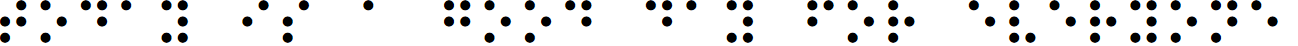
#> input picture input/today_Is_A_Good_Day_For_Everyone.png, 1298 x 46 px
$ python braille_reader_v2.py
#> lines starting #> are read from the running program, lines starting #| are printed output that depends on the picture; after the words box and inside, x2 and y2 are one past the last pixel; in counts of white or black regions, pixels touching at a corner belong together
### braille_maryna.py
from imutils.perspective import four_point_transform as FPT
from collections import Counter
from skimage import io
import numpy as np
import imutils
import cv2
import re


# Braille Unicode patterns (6-dot)
braille_patterns = {
    '100000': '⠁', '001000': '⠂', '101000': '⠃', '000010': '⠄',
    '100010': '⠅', '001010': '⠆', '101010': '⠇', '010000': '⠈',
    '110000': '⠉', '011000': '⠊', '111000': '⠋', '010010': '⠌',
    '110010': '⠍', '011010': '⠎', '111010': '⠏', '000100': '⠐',
    '100100': '⠑', '001100': '⠒', '101100': '⠓', '000110': '⠔',
    '100110': '⠕', '001110': '⠖', '101110': '⠗', '010100': '⠘',
    '110100': '⠙', '011100': '⠚', '111100': '⠛', '010110': '⠜',
    '110110': '⠝', '011110': '⠞', '111110': '⠟', '000001': '⠠',
    '100001': '⠡', '001001': '⠢', '101001': '⠣', '000011': '⠤',
    '100011': '⠥', '001011': '⠦', '101011': '⠧', '010001': '⠨',
    '110001': '⠩', '011001': '⠪', '111001': '⠫', '010011': '⠬',
    '110011': '⠭', '011011': '⠮', '111011': '⠯', '000101': '⠰',
    '100101': '⠱', '001101': '⠲', '101101': '⠳', '000111': '⠴',
    '100111': '⠵', '001111': '⠶', '101111': '⠷', '010101': '⠸',
    '110101': '⠹', '011101': '⠺', '111101': '⠻', '010111': '⠼',
    '110111': '⠽', '011111': '⠾', '111111': '⠿', '000000': ' '
}

def braille_image_to_braille_text(url, iter=0, width=3000):
    """
  Convert a Braille image to text.

  Parameters:
  url (str): URL of the image containing Braille text
  iter (int): Number of iterations for erosion/dilation (default 0)
  width (int): Target width to resize the image (default 1500)

  Returns:
  str: Translated text from the Braille image
  """

    def get_image(url, iter=0, width=None):
        image = io.imread(url)
        if width:
            image = imutils.resize(image, width)
        gray = cv2.cvtColor(image, cv2.COLOR_BGR2GRAY)
        blurred = cv2.GaussianBlur(gray, (5, 5), 0)
        edged = cv2.Canny(blurred, 75, 200)
        thresh = cv2.threshold(gray, 0, 255, cv2.THRESH_BINARY_INV | cv2.THRESH_OTSU)[1]
        kernel = np.ones((5, 5), np.uint8)
        thresh = cv2.erode(thresh, kernel, iterations=iter)
        thresh = cv2.dilate(thresh, kernel, iterations=iter)
        ctrs = cv2.findContours(thresh.copy(), cv2.RETR_EXTERNAL, cv2.CHAIN_APPROX_SIMPLE)
        ctrs = imutils.grab_contours(ctrs)
        return image, ctrs, image.copy(), gray, edged, thresh

    def get_diameter(ctrs):
        boundingBoxes = [list(cv2.boundingRect(c)) for c in ctrs]
        c = Counter([i[2] for i in boundingBoxes])
        mode = c.most_common(1)[0][0]
        return mode if mode > 1 else c.most_common(2)[1][0]

    def get_circles(ctrs, diam):
        questionCtrs = []
        for c in ctrs:
            (x, y, w, h) = cv2.boundingRect(c)
            ar = w / float(h)
            if diam * 0.8 <= w <= diam * 1.2 and 0.8 <= ar <= 1.2:
                questionCtrs.append(c)
        return questionCtrs

    def sort_contours(ctrs, diam, image):
        BB = [list(cv2.boundingRect(c)) for c in ctrs]
        tol = 0.7 * diam

        def sort(i):
            S = sorted(BB, key=lambda x: x[i])
            s = [b[i] for b in S]
            m = s[0]
            for b in S:
                if m - tol < b[i] < m or m < b[i] < m + tol:
                    b[i] = m
                elif b[i] > m + diam:
                    for e in s[s.index(m):]:
                        if e > m + diam:
                            m = e
                            break
            return sorted(set(s))

        xs = sort(0)
        ys = sort(1)
        (ctrs, BB) = zip(*sorted(zip(ctrs, BB), key=lambda b: b[1][1] * len(image) + b[1][0]))
        return ctrs, BB, xs, ys

    def get_spacing(boundingBoxes, xs, diam):
        def spacing(x):
            space = []
            coor = [b[x] for b in boundingBoxes]
            for i in range(len(coor) - 1):
                c = coor[i + 1] - coor[i]
                if c > diam // 2:
                    space.append(c)
            return sorted(list(set(space)))

        spacingX = spacing(0)
        spacingY = spacing(1)

        m = min(spacingX)
        d1 = spacingX[0]
        d2 = 0
        d3 = 0

        for x in spacingX:
            if d2 == 0 and x > d1 * 1.3:
                d2 = x
            if d2 > 0 and x > d2 * 1.3:
                d3 = x
                break

        linesV = []
        prev = 0
        linesV.append(min(xs) - (d2 - diam) / 2)

        for i in range(1, len(xs)):
            diff = xs[i] - xs[i - 1]
            if i == 1 and d2 * 0.9 < diff:
                linesV.append(min(xs) - d2 - diam / 2)
                prev = 1
            if d1 * 0.8 < diff < d1 * 1.2:
                linesV.append(xs[i - 1] + diam + (d1 - diam) / 2)
                prev = 1
            elif d2 * 0.8 < diff < d2 * 1.1:
                linesV.append(xs[i - 1] + diam + (d2 - diam) / 2)
                prev = 0
            elif d3 * 0.9 < diff < d3 * 1.1:
                if prev == 1:
                    linesV.append(xs[i - 1] + diam + (d2 - diam) / 2)
                    linesV.append(xs[i - 1] + d2 + diam + (d1 - diam) / 2)
                else:
                    linesV.append(xs[i - 1] + diam + (d1 - diam) / 2)
                    linesV.append(xs[i - 1] + d1 + diam + (d2 - diam) / 2)
            elif d3 * 1.1 < diff:
                if prev == 1:
                    linesV.append(xs[i - 1] + diam + (d2 - diam) / 2)
                    linesV.append(xs[i - 1] + d2 + diam + (d1 - diam) / 2)
                    linesV.append(xs[i - 1] + d3 + diam + (d2 - diam) / 2)
                    prev = 0
                else:
                    linesV.append(xs[i - 1] + diam + (d1 - diam) / 2)
                    linesV.append(xs[i - 1] + d1 + diam + (d2 - diam) / 2)
                    linesV.append(xs[i - 1] + d1 + d2 + diam + (d1 - diam) / 2)
                    linesV.append(xs[i - 1] + d1 + d3 + diam + (d2 - diam) / 2)
                    prev = 1

        linesV.append(max(xs) + diam * 1.5)
        if len(linesV) % 2 == 0:
            linesV.append(max(xs) + d2 + diam)

        return linesV, d1, d2, d3, spacingX, spacingY

    def get_letters(boundingBoxes, spacingY, diam, linesV):
        Bxs = list(boundingBoxes)
        Bxs.append((100000, 0))

        dots = [[]]
        for y in sorted(list(set(spacingY))):
            if y > 1.3 * diam:
                minYD = y * 1.5
                break

        for b in range(len(Bxs) - 1):
            if Bxs[b][0] < Bxs[b + 1][0]:
                dots[-1].append(Bxs[b][0])
            else:
                if abs(Bxs[b + 1][1] - Bxs[b][1]) < minYD:
                    dots[-1].append(Bxs[b][0])
                    dots.append([])
                else:
                    dots[-1].append(Bxs[b][0])
                    dots.append([])
                    if len(dots) % 3 == 0 and not dots[-1]:
                        dots.append([])

        letters = []

        for r in range(len(dots)):
            if not dots[r]:
                letters.append([0 for _ in range(len(linesV) - 1)])
                continue
            else:
                letters.append([])
                c = 0
                i = 0
                while i < len(linesV) - 1:
                    if c < len(dots[r]):
                        if linesV[i] < dots[r][c] < linesV[i + 1]:
                            letters[-1].append(1)
                            c += 1
                        else:
                            letters[-1].append(0)
                    else:
                        letters[-1].append(0)
                    i += 1

        return letters

    def letters_to_braille_dot(letters):
        braille_output = ""

        for row in letters[0]:
            binary_str = ''.join(map(str, row))  # Convert list of integers to a single binary string
            braille_char = braille_patterns.get(binary_str, '?')  # Get the Braille character, or '?' if not found
            if braille_char == '?':
                print(binary_str)
            braille_output += braille_char

        return braille_output

    def translate(letters):
        """
        Translates the Braille dot matrix into a binary dot representation.

        Parameters:
        letters (list): List of Braille dot matrices

        Returns:
        list: Binary dot representation of each Braille character
        """
        # Initialize a list to hold the binary dot patterns
        braille_dots = []

        # Convert each letter matrix into binary dot patterns
        letters_converted = np.array(letters)
        for row in range(0, len(letters), 3):
            row_pattern = []
            for col in range(0, len(letters_converted[0]), 2):
                # Each cell in Braille is a 2x3 matrix
                braille_cell = letters_converted[row:row + 3, col:col + 2]
                # Flatten the matrix to get binary dot pattern
                binary_pattern = braille_cell.flatten().tolist()
                row_pattern.append(binary_pattern)
            braille_dots.append(row_pattern)

        return braille_dots

    # Main execution flow
    image, ctrs, paper, gray, edged, thresh = get_image(url, iter, width)
    diam = get_diameter(ctrs)
    dotCtrs = get_circles(ctrs, diam)
    questionCtrs, boundingBoxes, xs, ys = sort_contours(dotCtrs, diam, image)
    linesV, d1, d2, d3, spacingX, spacingY = get_spacing(boundingBoxes, xs, diam)
    letters = get_letters(boundingBoxes, spacingY, diam, linesV)
    letters_converted = translate(letters)
    braille_dot = letters_to_braille_dot(letters_converted)
    return braille_dot

### braille_reader/braille_reader_v2.py
from gtts import gTTS
import braille_maryna

braille_characters = ['⠴', '⠂', '⠆', '⠒', '⠲', '⠢', '⠖', '⠶', '⠦', '⠔',
                      '⠁', '⠃', '⠉', '⠙', '⠑', '⠋', '⠛', '⠓', '⠊', '⠚',
                      '⠅', '⠇', '⠍', '⠝', '⠕', '⠏', '⠟', '⠗', '⠎', '⠞',
                      '⠥', '⠧', '⠺', '⠭', '⠽', '⠵',
                      '⠱', '⠰', '⠣', '⠿', '⠀', '⠮', '⠐', '⠼', '⠫', '⠩',
                      '⠯', '⠄', '⠷', '⠾', '⠡', '⠬', '⠠', '⠤', '⠨', '⠌',
                      '⠜', '⠹', '⠈', '⠪', '⠳', '⠻', '⠘', '⠸']

english_characters = ['0', '1', '2', '3', '4', '5', '6', '7', '8', '9',
                      'a', 'b', 'c', 'd', 'e', 'f', 'g', 'h', 'i', 'j',
                      'k', 'l', 'm', 'n', 'o', 'p', 'q', 'r', 's', 't',
                      'u', 'v', 'w', 'x', 'y', 'z',
                      ':', ';', '<', '=', ' ', '!', '"', '#', '$', '%',
                      '&', '', '(', ')', '*', '+', ',', '-', '.', '/',
                      '>', '?', '@', '[', '\\', ']', '^', '_', ' ']

SPEECH_FILE_PATH = "../output/english_to_speech.mp3"
BRAILLE_TO_ENGLISH_FILE_PATH = "../output/braille_text_to_english.txt"
BRAILLE_IMAGE_TO_BRAILLE_TEXT_FILE_PATH = "../output/braille_image_to_braille_text.txt"


def text_to_speech(english_text):
    """
        Convert english text to speech and save it to audio file (e.g: wav)
        :param
            english_text: english text
    """
    language = 'en'
    tts = gTTS(text=english_text, lang=language, slow=False)
    tts.save(SPEECH_FILE_PATH)


def braille_text_to_english(braille_text):
    """
        Convert the braille text to english text and save it to text file
        :param
            braille_text: braille text
        :return
             str: a .txt file with english text
    """
    english_text = ''.join(
        [english_characters[braille_characters.index(fi)] if fi in braille_characters else ' ' for fi in braille_text])
    try:
        with open(BRAILLE_TO_ENGLISH_FILE_PATH, 'w') as file:
            file.write(english_text)
        print(f"Content successfully written to {BRAILLE_TO_ENGLISH_FILE_PATH}")
    except IOError:
        print(f"An error occurred while writing to {BRAILLE_TO_ENGLISH_FILE_PATH}")
    return english_text


def braille_image_to_braille_text(image_path):
    """
        Convert Braille image to braille text and save it to text file
        :param
            image_path: a path of Braille image
        :return:
            str: braille text
    """
    braille_text = braille_maryna.braille_image_to_braille_text(image_path)
#> in get_image, image is the input picture: shape (46, 1298, 4); mean R, G, B, A 228, 228, 228, 255
#> in get_image, `image = imutils.resize(image, width)`:
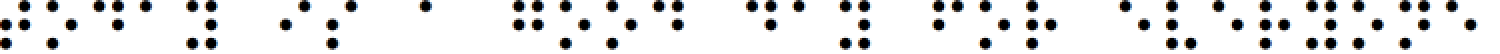
#> image: shape (106, 3000, 4) (shown at 1/4 size); mean R, G, B, A 228, 228, 228, 255
#> in get_image, `blurred = cv2.GaussianBlur(gray, (5, 5), 0)`:
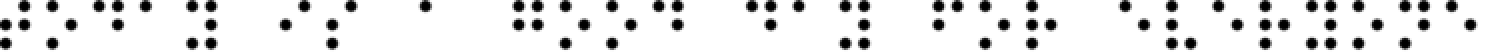
#> blurred: shape (106, 3000) (shown at 1/4 size); min 0, max 255, mean 228
#> in get_image, `edged = cv2.Canny(blurred, 75, 200)`:
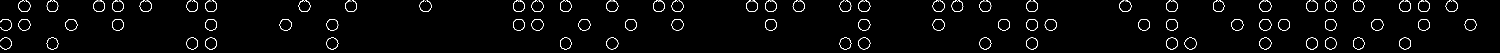
#> edged: shape (106, 3000) (shown at 1/2 size); 2.1% white in thin lines or dots
#> in get_image, `thresh = cv2.threshold(gray, 0, 255, cv2.THRESH_BINARY_INV | cv2.THRES..`:
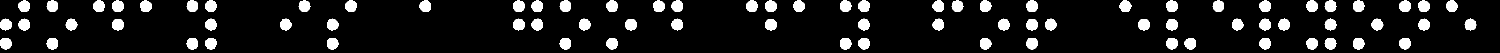
#> thresh: shape (106, 3000) (shown at 1/2 size); 10.6% white; 80 white regions
#> in get_image, `ctrs = cv2.findContours(thresh.copy(), cv2.RETR_EXTERNAL, cv2.CHAIN_AP..`: ctrs = 80 contours; largest, box (x1, y1, x2, y2) and area: (1530, 0, 1553, 23) 390, (2052, 76, 2076, 99) 389, (1530, 39, 1553, 62) 389, (224, 39, 247, 62) 388, (2799, 0, 2822, 23) 388
#> in get_diameter, `boundingBoxes = [list(cv2.boundingRect(c)) for c in ctrs]`: boundingBoxes = 80 items, first 6: [2799, 76, 23, 23], [2706, 76, 23, 23], [2649, 76, 25, 23], [2612, 76, 23, 23], [2519, 76, 23, 23], [2369, 76, 23, 23]
#> in get_diameter, `c = Counter([i[2] for i in boundingBoxes])`: c = {23: 66, 25: 3, 24: 11}
#> in get_diameter, `mode = c.most_common(1)[0][0]`: mode = 23
#> the loop in get_circles, `for c in ctrs:` made 80 passes
#> (x, y, w, h, ar) on passes 1 to 8: (2799, 76, 23, 23, 1), (2706, 76, 23, 23, 1), (2649, 76, 25, 23, 1.09), (2612, 76, 23, 23, 1), (2519, 76, 23, 23, 1), (2369, 76, 23, 23, 1), (2332, 76, 23, 23, 1), (2052, 76, 24, 23, 1.04)
#> after the loop in get_circles, `for c in ctrs:`: questionCtrs has the same summary as ctrs in get_image
#> in braille_image_to_braille_text, `dotCtrs = get_circles(ctrs, diam)`: dotCtrs has the same summary as ctrs in get_image
#> in sort_contours, `BB = [list(cv2.boundingRect(c)) for c in ctrs]`: BB has the same summary as boundingBoxes in get_diameter
#> in sort_contours, `tol = 0.7 * diam`: tol = 16.1
#> in sort, `S = sorted(BB, key=lambda x: x[i])`: S = 80 items, first 6: [0, 76, 23, 23], [0, 37, 23, 25], [37, 37, 23, 25], [37, 0, 23, 23], [93, 76, 23, 23], [93, 0, 23, 23]
#> in sort, `s = [b[i] for b in S]`: s = 80 values from 0 to 2929
#> in sort, `m = s[0]`: m = 0
#> the loop in sort, `for b in S:` made 80 passes
#> after the loop in sort, `for b in S:`: m = 2929
#> in sort_contours, `xs = sort(0)`: xs = 49 values from 0 to 2929
#> the loop in sort (call 2), `for b in S:` made 80 passes
#> in sort_contours, `ys = sort(1)`: ys = [0, 37, 39, 76]
#> in sort_contours, `(ctrs, BB) = zip(*sorted(zip(ctrs, BB), key=lambda b: b[1][1] * len(im..`: ctrs = 80 contours; largest, box (x1, y1, x2, y2) and area: (1530, 0, 1553, 23) 390, (1530, 39, 1553, 62) 389, (2052, 76, 2076, 99) 389, (691, 0, 714, 23) 388, (2799, 0, 2822, 23) 388; BB = 80 items, first 6: [37, 0, 23, 23], [93, 0, 23, 23], [187, 0, 23, 23], [224, 0, 23, 23], [280, 0, 23, 23], [373, 0, 23, 23]
#> in braille_image_to_braille_text, `questionCtrs, boundingBoxes, xs, ys = sort_contours(dotCtrs, diam, ima..`: questionCtrs has the same summary as ctrs in sort_contours; boundingBoxes has the same summary as BB in sort_contours; xs = 49 values from 0 to 2929; ys = [0, 37, 39, 76]
#> the loop in get_spacing, `for i in range(1, len(xs)):` made 48 passes
#> (diff, prev) on passes 1, 2, 3, 4, 5, 6, 8, 9: (37, 1), (56, 0), (38, 1), (56, 0), (37, 1), (56, 0), (38, 1), (149, 0)
#> after the loop in get_spacing, `for i in range(1, len(xs)):`: linesV = 64 values from -16 to 2922
#> in braille_image_to_braille_text, `linesV, d1, d2, d3, spacingX, spacingY = get_spacing(boundingBoxes, xs..`: linesV = 65 values from -16 to 2963.5; d1 = 37; d2 = 55; d3 = 92; spacingX = [37, 38, 55, 56, 57, 92, 93, 94, 95, 132, 148, 149, 150, 186, 187, 243, 280, 372, 465, 467]; spacingY = [37, 39]
#> in get_letters, `Bxs = list(boundingBoxes)`: Bxs has the same summary as BB in sort_contours
#> the loop in get_letters, `for y in sorted(list(set(spacingY))):` made 1 pass
#> (y, minYD) on pass 1: (37, 55.5)
#> the loop in get_letters, `for b in range(len(Bxs) - 1):` made 80 passes
#> after the loop in get_letters, `for b in range(len(Bxs) - 1):`: dots = 3 items
#> the loop in get_letters, `for r in range(len(dots)):` made 3 passes
#> the loop in translate, `for row in range(0, len(letters), 3):` made 1 pass
#> after the loop in translate, `for row in range(0, len(letters), 3):`: braille_dots = 1 item
#> the loop in letters_to_braille_dot, `for row in letters[0]:` made 32 passes
#> (row, braille_char, braille_output) on passes 1 to 8: ([0, 1, 1, 1, 1, 0], '⠞', '⠞'), ([1, 0, 0, 1, 1, 0], '⠕', '⠞⠕'), ([1, 1, 0, 1, 0, 0], '⠙', '⠞⠕⠙'), ([1, 0, 0, 0, 0, 0], '⠁', '⠞⠕⠙⠁'), ([1, 1, 0, 1, 1, 1], '⠽', '⠞⠕⠙⠁⠽'), ([0, 0, 0, 0, 0, 0], ' ', '⠞⠕⠙⠁⠽ '), ([0, 1, 1, 0, 0, 0], '⠊', '⠞⠕⠙⠁⠽ ⠊'), ([0, 1, 1, 0, 1, 0], '⠎', '⠞⠕⠙⠁⠽ ⠊⠎')
#> in braille_image_to_braille_text, `braille_dot = letters_to_braille_dot(letters_converted)`: braille_dot = '⠞⠕⠙⠁⠽ ⠊⠎ ⠁ ⠛⠕⠕⠙ ⠙⠁⠽ ⠋⠕⠗ ⠑⠧⠑⠗⠽⠕⠝⠑'
    try:
        with open(BRAILLE_IMAGE_TO_BRAILLE_TEXT_FILE_PATH, 'w') as file:
            file.write(braille_text)
        print(f"Content successfully written to {BRAILLE_IMAGE_TO_BRAILLE_TEXT_FILE_PATH}")
    except IOError:
        print(f"An error occurred while writing to {BRAILLE_IMAGE_TO_BRAILLE_TEXT_FILE_PATH}")
    return braille_text


def image_to_speech(image_path):
    """
        Convert Braille image to speech and save it to audio file
        :param
            image_path: a path of Braille image
    """
    braille_text = braille_image_to_braille_text(image_path)
#> braille_text = '⠞⠕⠙⠁⠽ ⠊⠎ ⠁ ⠛⠕⠕⠙ ⠙⠁⠽ ⠋⠕⠗ ⠑⠧⠑⠗⠽⠕⠝⠑'
    english_text = braille_text_to_english(braille_text)
#> english_text = 'today is a good day for everyone'
    text_to_speech(english_text)


if __name__ == '__main__':
    # img_path = './helloeveryone_wearegrouptwo.png'
    img_path = '../input/today_Is_A_Good_Day_For_Everyone.png'
    image_to_speech(img_path)

$ run again, with input/helloeveryone_wearegrouptwo.png copied over input/today_Is_A_Good_Day_For_Everyone.png
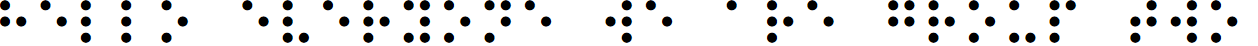
#> input picture input/helloeveryone_wearegrouptwo.png, 1258 x 46 px
#> in get_image, image is the input picture: shape (46, 1258, 4); mean R, G, B, A 226.5, 226.5, 226.5, 255
#> image: shape (109, 3000, 4)
#> in get_image, `edged = cv2.Canny(blurred, 75, 200)`:
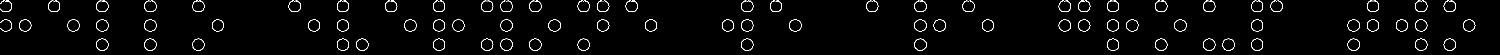
#> edged: shape (109, 3000) (shown at 1/2 size); 2.2% white in thin lines or dots
#> in get_image, `thresh = cv2.threshold(gray, 0, 255, cv2.THRESH_BINARY_INV | cv2.THRES..`:
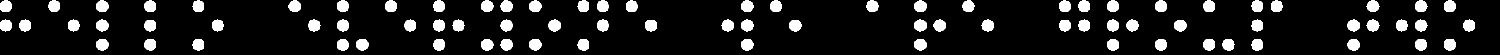
#> thresh: shape (109, 3000) (shown at 1/2 size); 11.3% white; 82 white regions
#> in get_image, `ctrs = cv2.findContours(thresh.copy(), cv2.RETR_EXTERNAL, cv2.CHAIN_AP..`: ctrs = 82 contours; largest, box (x1, y1, x2, y2) and area: (1829, 0, 1853, 24) 420, (2888, 78, 2912, 102) 420, (2406, 78, 2430, 102) 419, (713, 78, 737, 102) 419, (1290, 40, 1314, 64) 419
#> in get_diameter, `boundingBoxes = [list(cv2.boundingRect(c)) for c in ctrs]`: boundingBoxes = 82 items, first 6: [2888, 78, 24, 24], [2831, 78, 23, 24], [2695, 78, 24, 24], [2502, 78, 24, 24], [2445, 78, 24, 24], [2406, 78, 24, 24]
#> in get_diameter, `c = Counter([i[2] for i in boundingBoxes])`: c = {24: 63, 23: 14, 26: 3, 25: 2}
#> mode = 24
#> the loop in get_circles, `for c in ctrs:` made 82 passes
#> (x, y, w, h, ar) on passes 1 to 8: (2888, 78, 24, 24, 1), (2831, 78, 23, 24, 0.958), (2695, 78, 24, 24, 1), (2502, 78, 24, 24, 1), (2445, 78, 24, 24, 1), (2406, 78, 24, 24, 1), (2311, 78, 23, 24, 0.958), (2214, 78, 23, 24, 0.958)
#> after the loop in get_circles, `for c in ctrs:`: questionCtrs has the same summary as ctrs in get_image
#> dotCtrs has the same summary as ctrs in get_image
#> in sort_contours, `BB = [list(cv2.boundingRect(c)) for c in ctrs]`: BB has the same summary as boundingBoxes in get_diameter
#> tol = 16.8
#> S = 82 items, first 6: [0, 38, 24, 26], [0, 0, 24, 24], [38, 38, 24, 26], [96, 0, 24, 24], [136, 38, 24, 26], [193, 78, 24, 24]
#> s = 82 values from 0 to 2926
#> in sort, `m = s[0]`: m = 0
#> the loop in sort, `for b in S:` made 82 passes
#> after the loop in sort, `for b in S:`: m = 2926
#> in sort_contours, `xs = sort(0)`: xs = 49 values from 0 to 2926
#> the loop in sort (call 2), `for b in S:` made 82 passes
#> in sort_contours, `ys = sort(1)`: ys = [0, 38, 40, 78]
#> in sort_contours, `(ctrs, BB) = zip(*sorted(zip(ctrs, BB), key=lambda b: b[1][1] * len(im..`: ctrs = 82 contours; largest, box (x1, y1, x2, y2) and area: (1829, 0, 1853, 24) 420, (2888, 78, 2912, 102) 420, (1290, 40, 1314, 64) 419, (713, 78, 737, 102) 419, (2406, 78, 2430, 102) 419; BB = 82 items, first 6: [0, 0, 24, 24], [96, 0, 24, 24], [193, 0, 24, 24], [289, 0, 23, 24], [384, 0, 24, 24], [577, 0, 24, 24]
#> in braille_image_to_braille_text, `questionCtrs, boundingBoxes, xs, ys = sort_contours(dotCtrs, diam, ima..`: questionCtrs has the same summary as ctrs in sort_contours; boundingBoxes has the same summary as BB in sort_contours; xs = 49 values from 0 to 2926; ys = [0, 38, 40, 78]
#> the loop in get_spacing, `for i in range(1, len(xs)):` made 48 passes
#> (diff, prev) on passes 1, 2, 3, 4, 7, 8, 9, 10: (38, 1), (58, 0), (40, 1), (57, 0), (40, 1), (153, 0), (39, 1), (59, 0)
#> after the loop in get_spacing, `for i in range(1, len(xs)):`: linesV = 62 values from -16.5 to 2919
#> in braille_image_to_braille_text, `linesV, d1, d2, d3, spacingX, spacingY = get_spacing(boundingBoxes, xs..`: linesV = 63 values from -16.5 to 2962; d1 = 38; d2 = 57; d3 = 95; spacingX = [38, 39, 40, 57, 58, 59, 95, 96, 97, 98, 133, 135, 136, 153, 155, 191, 192, 193, 231, 250, 291, 328, 346, 385]; spacingY = [38, 40]
#> Bxs has the same summary as BB in sort_contours
#> the loop in get_letters, `for y in sorted(list(set(spacingY))):` made 1 pass
#> (y, minYD) on pass 1: (38, 57)
#> the loop in get_letters, `for b in range(len(Bxs) - 1):` made 82 passes
#> after the loop in get_letters, `for b in range(len(Bxs) - 1):`: dots = 3 items
#> the loop in get_letters, `for r in range(len(dots)):` made 3 passes
#> the loop in translate, `for row in range(0, len(letters), 3):` made 1 pass
#> after the loop in translate, `for row in range(0, len(letters), 3):`: braille_dots = 1 item
#> the loop in letters_to_braille_dot, `for row in letters[0]:` made 31 passes
#> (row, braille_char, braille_output) on passes 1 to 8: ([1, 0, 1, 1, 0, 0], '⠓', '⠓'), ([1, 0, 0, 1, 0, 0], '⠑', '⠓⠑'), ([1, 0, 1, 0, 1, 0], '⠇', '⠓⠑⠇'), ([1, 0, 1, 0, 1, 0], '⠇', '⠓⠑⠇⠇'), ([1, 0, 0, 1, 1, 0], '⠕', '⠓⠑⠇⠇⠕'), ([0, 0, 0, 0, 0, 0], ' ', '⠓⠑⠇⠇⠕ '), ([1, 0, 0, 1, 0, 0], '⠑', '⠓⠑⠇⠇⠕ ⠑'), ([1, 0, 1, 0, 1, 1], '⠧', '⠓⠑⠇⠇⠕ ⠑⠧')
#> braille_dot = '⠓⠑⠇⠇⠕ ⠑⠧⠑⠗⠽⠕⠝⠑ ⠺⠑ ⠁⠗⠑ ⠛⠗⠕⠥⠏ ⠞⠺⠕'
#> english_text = 'hello everyone we are group two'
